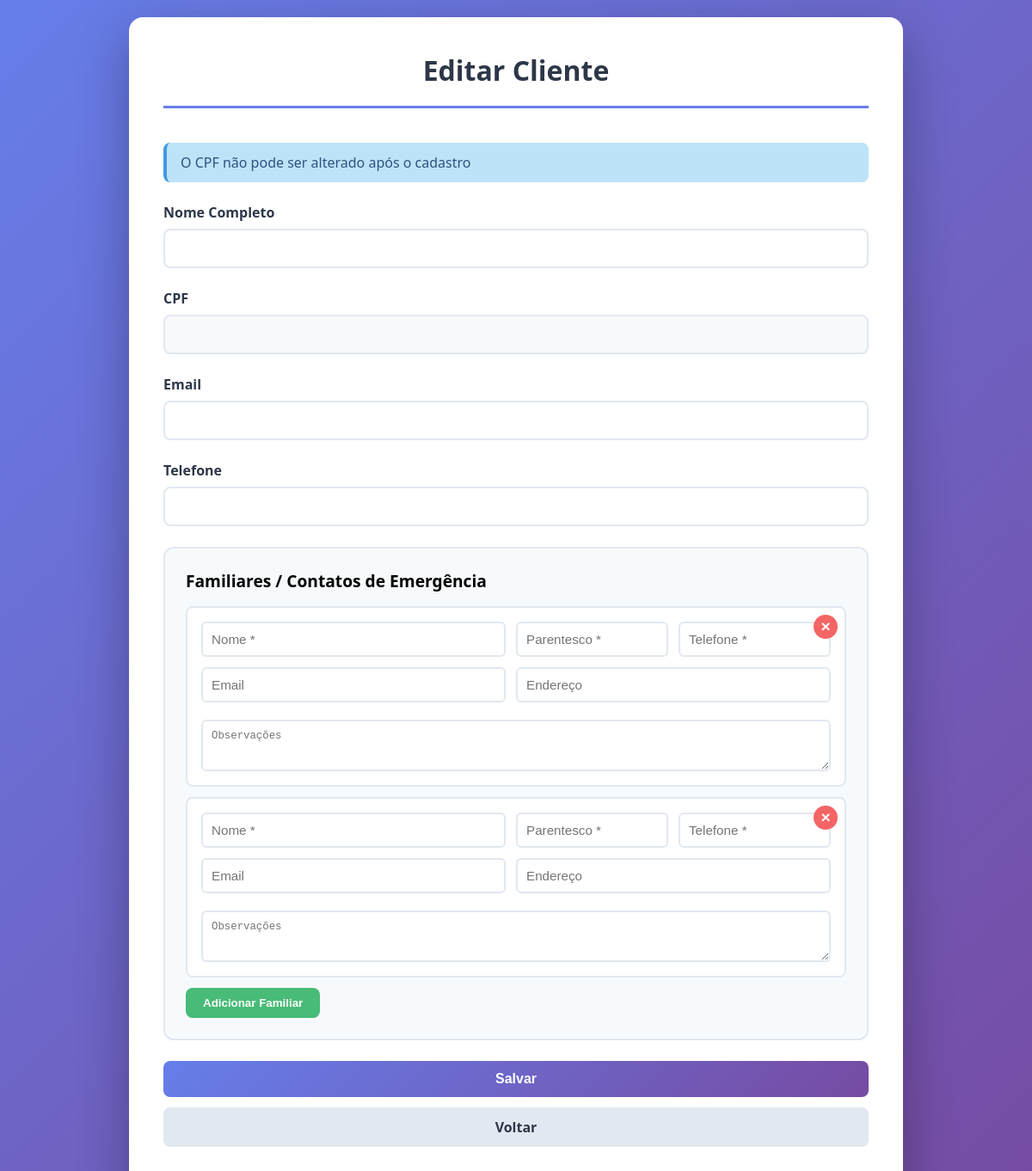
The app's page /editar/2, older data.
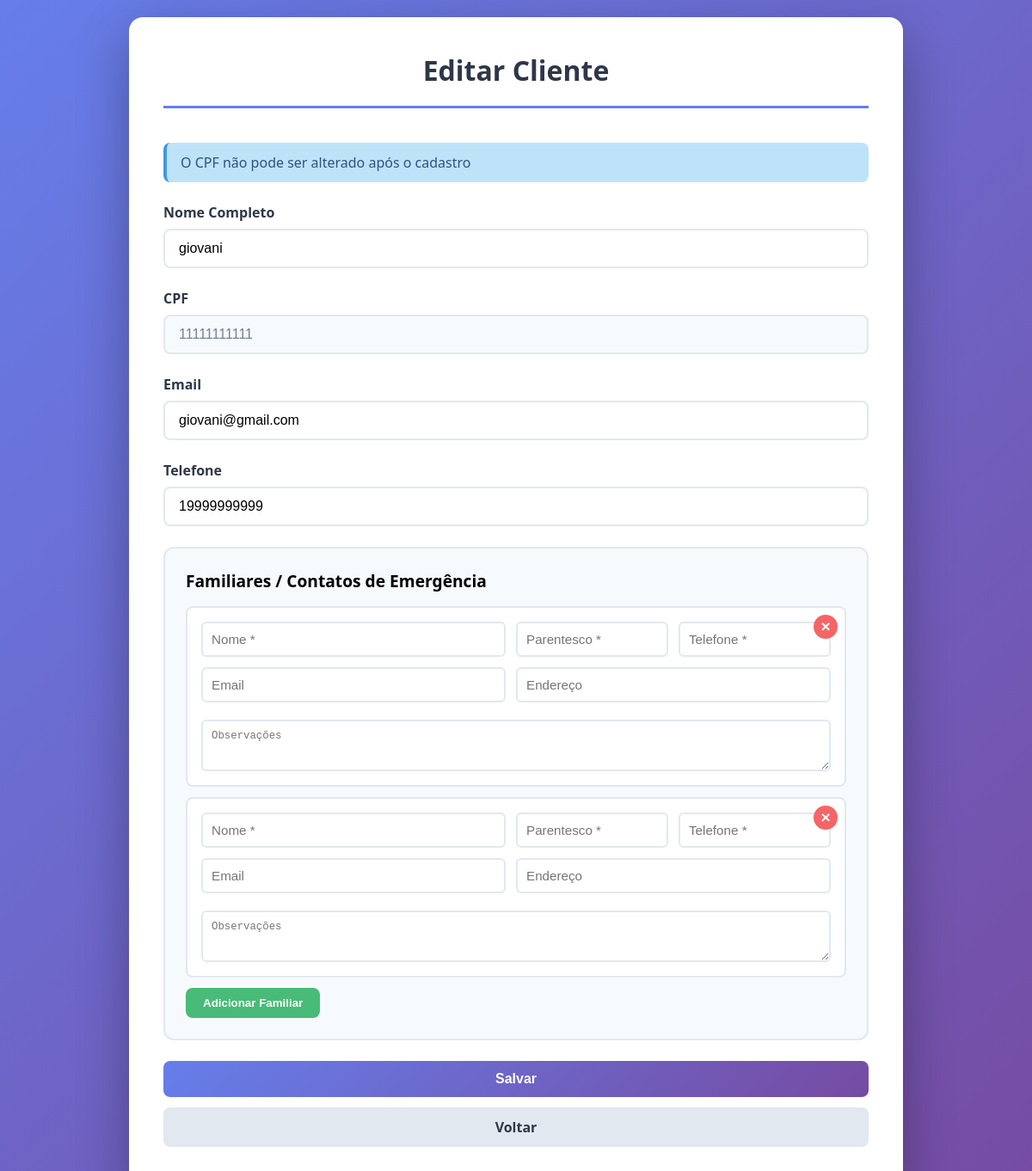
The same page, newer data.
### tables this page shows
CREATE TABLE clientes (
            id INTEGER PRIMARY KEY AUTOINCREMENT,
            nome TEXT NOT NULL,
            cpf TEXT NOT NULL UNIQUE,
            email TEXT NOT NULL,
            telefone TEXT NOT NULL
        );

### app.py (the view, shortened to what this page needs)
@app.route('/editar/<int:id>', methods=['GET', 'POST'])
def editar(id):
    conn = get_db()
    cursor = conn.cursor()
    cursor.execute('SELECT * FROM clientes WHERE id=?', (id,))
    cliente = cursor.fetchone()
    cursor.execute('SELECT * FROM familiares WHERE cliente_id=?', (id,))
    familiares = cursor.fetchall()
    familiares_json = json.dumps([dict(f) for f in familiares])
    return render_template('editar.html', cliente=cliente, familiares_json=familiares_json)

### app.py (called while the page is built, shortened)
def get_db():
    return _thread_local.db

### templates/editar.html (shortened to what this page needs)
<!DOCTYPE html>
<html lang="pt-BR">
<head>
</head>
<body>
    <div class="container">
        <header>
            <h1>Editar Cliente</h1>
        </header>
        <div class="info-box">O CPF não pode ser alterado após o cadastro</div>
        <form method="POST" id="formEditar">
            <div class="form-group">
                <label for="nome">Nome Completo</label>
                <input type="text" id="nome" name="nome" value="{{ cliente[1] }}" required>
            </div>
            <div class="form-group">
                <label for="cpf">CPF</label>
                <input type="text" id="cpf" name="cpf" value="{{ cliente[2] }}" disabled>
            </div>
            <div class="form-group">
                <label for="email">Email</label>
                <input type="email" id="email" name="email" value="{{ cliente[3] }}" required>
            </div>
            <div class="form-group">
                <label for="telefone">Telefone</label>
                <input type="tel" id="telefone" name="telefone" value="{{ cliente[4] }}" required>
            </div>
            <div class="medicamentos-section">
                <div class="section-title">Familiares / Contatos de Emergência</div>
                <div id="familiares-container">
                </div>
                <button type="button" class="btn-add-med" onclick="adicionarFamiliar()">Adicionar Familiar</button>
            </div>
            <button type="submit" class="btn btn-primary">Salvar</button>
            <a href="/cliente/{{ cliente[0] }}" class="btn btn-secondary">Voltar</a>
        </form>
    </div>
</body>
</html>

Row changes from the older to the newer data that the page shows:
added clientes: nome "giovani", cpf "11111111111", email "giovani@gmail.com", telefone "19999999999"
